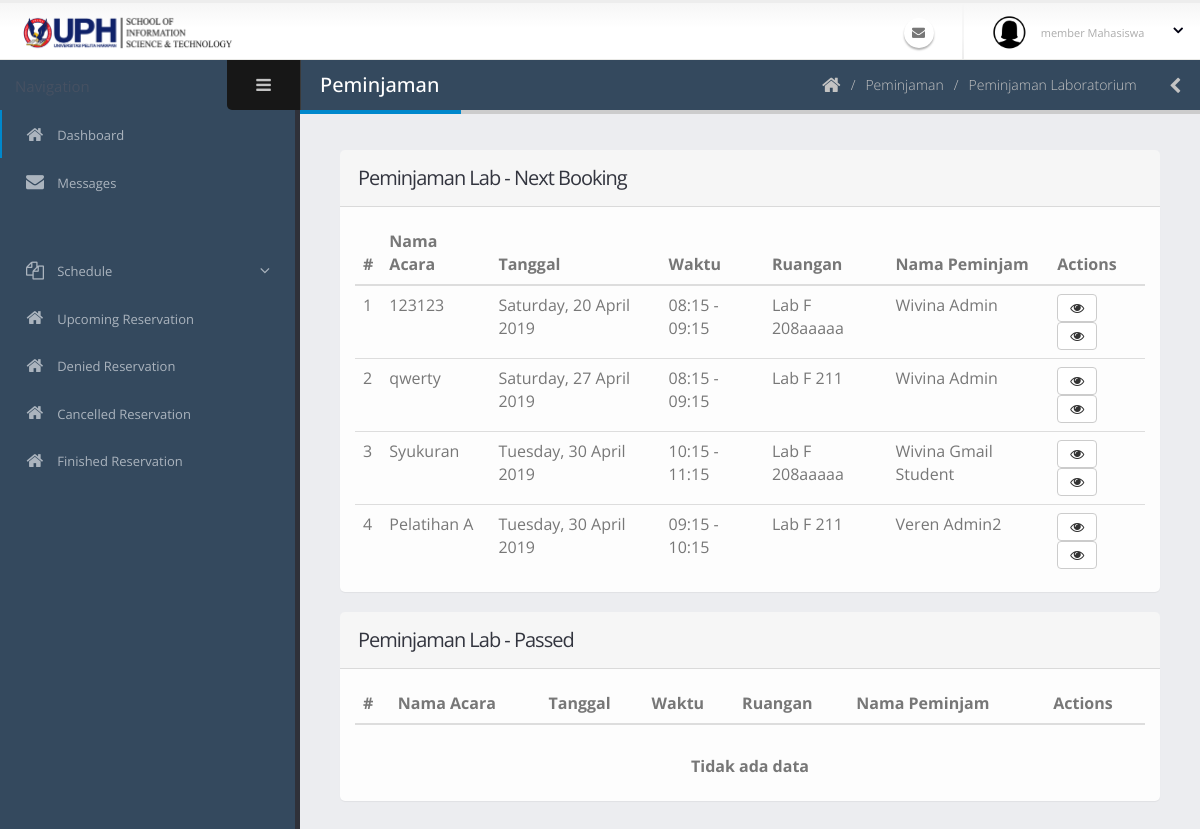
/admin/peminjamanAdminLab.php, run on an earlier commit of the app's database.
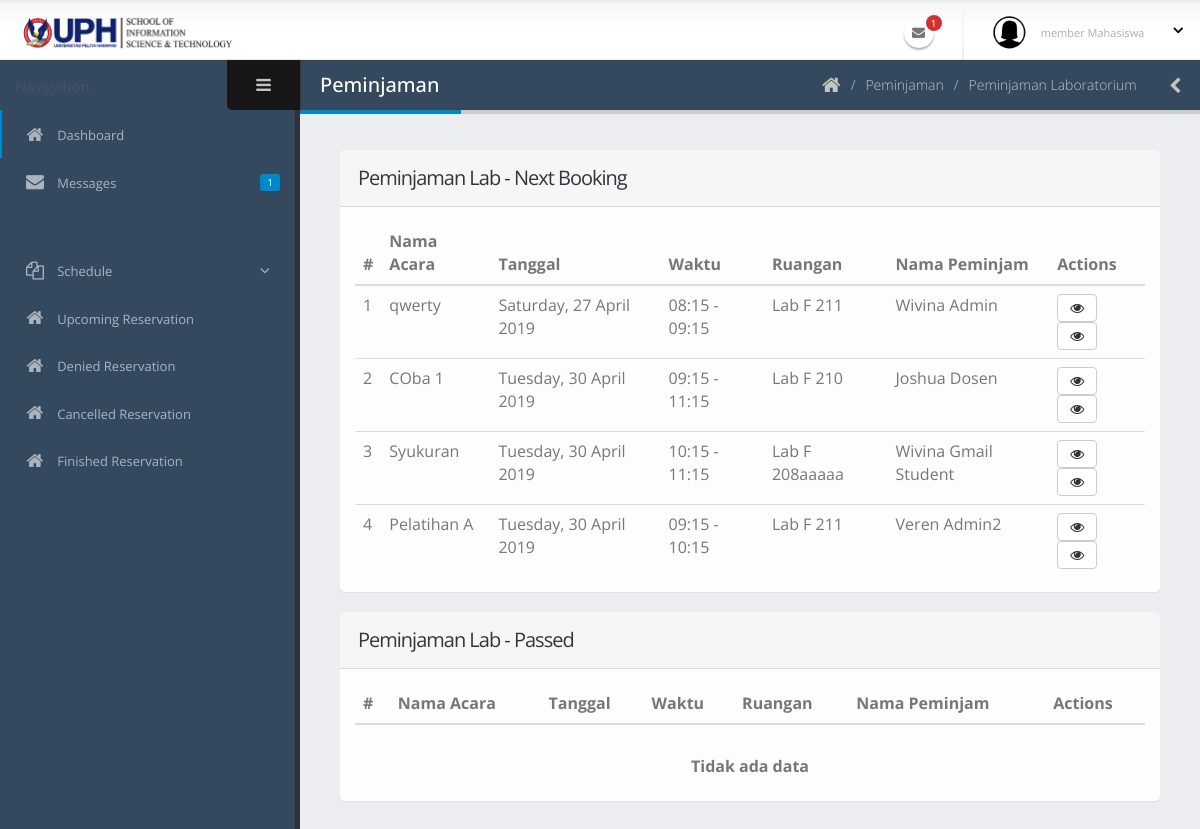
And on a later commit of the database.
### tables this page shows
CREATE TABLE `peminjaman` (
  `id_peminjaman` varchar(40) NOT NULL COMMENT 'PJ-0',
  `tanggal_peminjaman` date NOT NULL,
  `id_ruangan` varchar(40) NOT NULL,
  `waktu_mulai` time NOT NULL,
  `waktu_selesai` time NOT NULL,
  `id_pengguna` varchar(40) NOT NULL,
  `acara` varchar(70) NOT NULL,
  `jumlah_peserta` int(11) NOT NULL,
  `id_kategoriAcara` int(11) NOT NULL,
  `deskripsi_acara` text NOT NULL,
  `status_peminjaman` int(11) NOT NULL COMMENT '0:TUNGGU APPROVE, 1:APPROVED, 2:SEDANG DIPINJAM, 3:SELESAI, 4:TIDAK APPROVE 5:DIBATALKAN 6:TIMEOUT',
  `user_add` varchar(40) NOT NULL,
  `waktu_add` datetime NOT NULL,
  `user_edit` varchar(40) NOT NULL,
  `waktu_edit` datetime NOT NULL,
  `user_delete` varchar(40) NOT NULL,
  `waktu_delete` datetime NOT NULL,
  `status_delete` int(11) NOT NULL
);

CREATE TABLE `ruangan` (
  `id_ruangan` varchar(40) NOT NULL COMMENT 'R-0',
  `nama_ruangan` varchar(60) NOT NULL,
  `jenis_ruangan` int(11) NOT NULL COMMENT '1:LABORATORY, 2: MEETING ROOM',
  `gedung_lantai` varchar(20) NOT NULL,
  `kapasitas` int(11) NOT NULL,
  `deskripsi` text NOT NULL,
  `user_add` varchar(40) NOT NULL,
  `waktu_add` datetime NOT NULL,
  `user_edit` varchar(40) NOT NULL,
  `waktu_edit` datetime NOT NULL,
  `user_delete` varchar(40) NOT NULL,
  `waktu_delete` datetime NOT NULL,
  `status_delete` int(11) NOT NULL
);

CREATE TABLE `pengguna` (
  `id_pengguna` varchar(40) NOT NULL COMMENT 'USER-0',
  `email` varchar(50) NOT NULL,
  `kata_sandi` text NOT NULL,
  `nama_lengkap` varchar(60) NOT NULL,
  `jenis_kelamin` char(1) NOT NULL,
  `tanggal_lahir` date NOT NULL,
  `alamat` text NOT NULL,
  `no_hp` varchar(20) NOT NULL,
  `tanggal_masuk` date NOT NULL,
  `status_pengguna` int(11) NOT NULL COMMENT '1: SUPER ADMIN, 2: ADMIN, 3: MEMBER DOSEN, 4:MEMBER MAHASISWA',
  `status_daftar` int(11) NOT NULL COMMENT '0 =TIDAK AKTIF, 1=MENUNGGU APPROVE, 2=AKTIF',
  `user_add` varchar(40) NOT NULL,
  `waktu_add` datetime NOT NULL,
  `user_edit` varchar(40) NOT NULL,
  `waktu_edit` datetime NOT NULL,
  `user_delete` varchar(40) NOT NULL,
  `waktu_delete` datetime NOT NULL,
  `status_delete` int(11) NOT NULL
);

### session.php (called while the page is built, shortened)
<?php
$email = $_SESSION['email'];
$password =$_SESSION['password'];
$id = $_SESSION['id'];
?>

### admin/peminjamanAdminLab.php (the view, shortened to what the changed rows need)
<?php include('../session.php')?>
<?php include('../koneksi.php'); ?>
<?php include('req/head.php');?>
<?php include('req/header.php');?>
<?php include('req/leftbar.php');?>
	<section role="main" class="content-body">
		<header class="page-header">
			<h2>Peminjaman</h2>
		</header>
<section class="panel">
    <header class="panel-heading">
        <h2 class="panel-title">Peminjaman Lab - Next Booking</h2>
    </header>
    <div class="panel-body">
        <div class="table-responsive">
            <table class="table table-hover mb-none">
                <thead>
                    <tr>
                        <th>#</th>
                        <th>Nama Acara</th>
                        <th>Tanggal</th>
                        <th>Waktu</th>
                        <th>Ruangan</th>
                        <th>Nama Peminjam</th>
                        <th>Actions</th>
                    </tr>
                </thead>
                <tbody>
                <?php
                        $query = mysqli_query($koneksi, "SELECT * FROM peminjaman join ruangan join pengguna join kategori_acara on kategori_acara.id_kategoriAcara = peminjaman.id_kategoriAcara AND ruangan.id_ruangan = peminjaman.id_ruangan AND pengguna.id_pengguna = peminjaman.id_pengguna WHERE ruangan.jenis_ruangan='1' AND peminjaman.tanggal_peminjaman>=curdate() AND status_peminjaman='1' AND id_peminjaman not in (select id_peminjaman from peminjaman where tanggal_peminjaman=curdate() and waktu_selesai<= curtime())");
                        $no=0;
if(mysqli_num_rows($query)==0){
    ?>
    <td colspan="7" style="text-align:center"><br><b>Tidak ada data</b></td>
<?php
}else{
                        while($data=mysqli_fetch_array($query)){
                            $no++;
                            $time = $data['tanggal_peminjaman'];
                            $times = date("l, d F Y",strtotime($time));
                            $mulai = date("H:i",strtotime($data['waktu_mulai']));
                            $selesai = date("H:i",strtotime($data['waktu_selesai']));
                        ?>
                    <tr>
                        <td><?php echo $no ?></td>
                        <td><?php echo $data['acara'] ?></td>
                        <td><?php echo $times ?></td>
                        <td><?php echo $mulai . " - " . $selesai ?></td>
                        <td><?php echo $data['nama_ruangan'] ?></td>
                        <td><?php echo $data['nama_lengkap'] ?></td>
                        <td class=" actions-fade">
                        <a class="modal-with-form btn btn-default" data-toggle="tooltip" data-placement="top" title="Detail" href="#detailpinjamnya<?php echo $data['id_peminjaman'];?>"><i class="fa fa-eye"></i>
                        </a>
                            <a class="btn btn-default" data-toggle="tooltip" data-placement="top" title="PDF" href="cetakPeminjamanAkanDatang.php?idpinjam=<?php echo $data['id_peminjaman'] ?>" target="_blank" ><i class='fa fa-eye' ></i>
                            </a>
                        </td>
                    </tr>
                    <?php }} ?>
                </tbody>
            </table>
        </div>
    </div>
</section>
<section class="panel">
    <header class="panel-heading">
        <h2 class="panel-title">Peminjaman Lab - Passed</h2>
    </header>
    <div class="panel-body">
        <div class="table-responsive">
            <table class="table table-hover mb-none">
                <thead>
                    <tr>
                        <th>#</th>
                        <th>Nama Acara</th>
                        <th>Tanggal</th>
                        <th>Waktu</th>
                        <th>Ruangan</th>
                        <th>Nama Peminjam</th>
                        <th>Actions</th>
                    </tr>
                </thead>
            </table>
        </div>
    </div>
</section>
<?php include('req/endtitle.php');?>
<?php include('req/script.php');?>

### admin/req/header.php (shortened to what the changed rows need)
<section class="body">
	<header class="header">
		<div class="header-right">
			<ul class="notifications">
				<li>
					<a href="#" class="dropdown-toggle notification-icon" data-toggle="dropdown">
						<i class="fa fa-envelope"></i>
						<?php
						$ceknotifmail = mysqli_query($koneksi, "SELECT count(pesan_detail.id_pesanDetail) FROM pesan_detail WHERE pesan_detail.id_penggunaKe ='$id' AND status_pesan='0'");
						$datamail = mysqli_fetch_array($ceknotifmail);
						$jumlah = $datamail['count(pesan_detail.id_pesanDetail)'];
						if($jumlah!=0){
							?>
						<span class="badge"><?php echo
					$jumlah?></span>
						<?php } ?>
					</a>
				</li>
			</ul>
		</div>
	</header>

### admin/req/leftbar.php (shortened to what the changed rows need)
<div class="inner-wrapper">
	<aside id="sidebar-left" class="sidebar-left">
		<div class="nano">
			<div class="nano-content">
				<nav id="menu" class="nav-main" role="navigation">
					<?php
					$query = "SELECT * FROM pengguna WHERE status_delete ='0' AND email='$email' AND kata_sandi='$password'";
					$eksekusi = mysqli_query($koneksi, $query);
					$data = mysqli_fetch_array($eksekusi);
					if($data['status_pengguna']==1){
					?>
					<ul class="nav nav-main">
						<li class="nav-active">
							<a href="index.php">
								<i class="fa fa-home" aria-hidden="true"></i>
								<span>Dashboard</span>
							</a>
						</li>
                        <script type="text/javascript" src="//w.24timezones.com/l.js" async></script>
						<li>
						<a href="pesan.php">
							<?php
							$ceknotifmail = mysqli_query($koneksi, "SELECT count(pesan_detail.id_pesanDetail) FROM pesan_detail WHERE pesan_detail.id_penggunaKe ='$id' AND status_pesan='0'");
							$datamail = mysqli_fetch_array($ceknotifmail);
							$jumlah = $datamail['count(pesan_detail.id_pesanDetail)'];
							if($jumlah!=0){
?>
							<span class="pull-right label label-primary"><?php echo
							$jumlah?></span>
							<?php } ?>
							<i class="fa fa-envelope" aria-hidden="true"></i>
							<span>Messages</span>
						</a>
						</li>
						<li class="nav-parent">
							<a>
								<i class="fa fa-copy" aria-hidden="true"></i>
								<span>Master Data</span>
							</a>
							<ul class="nav nav-children">
								<li>
									<a href="pengguna.php">
										 Users
									</a>
								</li>
								<li>
									<a href="mahasiswa.php">
										 Students
									</a>
								</li>
								<li>
									<a href="">
										 Major &amp; Faculty
									</a>
								</li>
								<li>
									<a href="ruangan.php">
										 Rooms
									</a>
								</li>
								<li>
									<a href="barang.php">
										 Items
									</a>
								</li>
								<li>
									<a href="">
										 Event Category
									</a>
								</li>
							</ul>
						</li>
						<li>
							<a href="memberPending.php">
								<i class="fa fa-home" aria-hidden="true"></i>
								<span>New Member Pending</span>
								<?php
								$ceknotifmail = mysqli_query($koneksi, "SELECT count(pengguna.id_pengguna) FROM pengguna WHERE status_daftar= '1'");
								$datamail = mysqli_fetch_array($ceknotifmail);
								$jumlah = $datamail['count(pengguna.id_pengguna)'];
								if($jumlah!=0){
									?>
									   &nbsp;&nbsp;&nbsp;<span class="badge"><?php echo $jumlah?></span>
									<?php } ?>
							</a>
						</li>
						<hr class="separator" />
						<li class="nav-parent">
							<a>
								<i class="fa fa-copy" aria-hidden="true"></i>
								<span>Schedule</span>
							</a>
							<ul class="nav nav-children">
								<li>
									<a href="jadwalLab.php">
										 Laboratory
									</a>
								</li>
								<li>
									<a href="jadwalMeeting.php">
										 Meeting Room
									</a>
								</li>
							</ul>
						</li>
						<li class="nav-parent">
							<a>
								<i class="fa fa-copy" aria-hidden="true"> </i>
								<span>Pending Reservation </span>
								<?php
								$ceknotifmail = mysqli_query($koneksi, "SELECT count(peminjaman.id_peminjaman) FROM peminjaman WHERE peminjaman.status_peminjaman ='0' or peminjaman.status_peminjaman='5'");
								$datamail = mysqli_fetch_array($ceknotifmail);
								$jumlah = $datamail['count(peminjaman.id_peminjaman)'];
								if($jumlah!=0){
									?>
									   &nbsp;&nbsp;&nbsp;<span class="badge"><?php echo $jumlah?></span>
									<?php } ?>
							</a>
							<ul class="nav nav-children">
								<li>
									<a href="pendingLab.php">
										 Laboratory
										 <?php
								$ceknotifmail = mysqli_query($koneksi, "SELECT count(peminjaman.id_peminjaman) FROM peminjaman join ruangan on ruangan.id_ruangan = peminjaman.id_ruangan WHERE jenis_ruangan= '1' AND (peminjaman.status_peminjaman ='0' or peminjaman.status_peminjaman='5')");
								$datamail = mysqli_fetch_array($ceknotifmail);
								$jumlah = $datamail['count(peminjaman.id_peminjaman)'];
								if($jumlah!=0){
									?>
									   &nbsp;&nbsp;&nbsp;<span class="badge"><?php echo $jumlah?></span>
									<?php } ?>
									</a>
								</li>
								<li>
									<a href="pendingMeeting.php">
										 Meeting Room
										 <?php
								$ceknotifmail = mysqli_query($koneksi, "SELECT count(peminjaman.id_peminjaman) FROM peminjaman join ruangan on ruangan.id_ruangan = peminjaman.id_ruangan WHERE jenis_ruangan= '2' AND (peminjaman.status_peminjaman ='0' or peminjaman.status_peminjaman='5')");
								$datamail = mysqli_fetch_array($ceknotifmail);
								$jumlah = $datamail['count(peminjaman.id_peminjaman)'];
								if($jumlah!=0){
									?>
									   &nbsp;&nbsp;&nbsp;<span class="badge"><?php echo $jumlah?></span>
									<?php } ?>
									</a>
								</li>
							</ul>
						</li>
						<li class="nav-parent">
							<a>
								<i class="fa fa-copy" aria-hidden="true"></i>
								<span>Reservation</span>
							</a>
							<ul class="nav nav-children">
								<li>
									<a href="peminjamanAdminLab.php">
                                        Laboratory
									</a>
								</li>
								<li>
									<a href="peminjamanAdminMeeting.php">
										 Meeting Room
									</a>
								</li>
							</ul>
						</li>
						<li class="nav-parent">
							<a>
								<i class="fa fa-copy" aria-hidden="true"></i>
								<span>Finished Reservation</span>
							</a>
							<ul class="nav nav-children">
								<li>
									<a href="peminjamanAdminSelesaiLab.php">
                                        Laboratory
									</a>
								</li>
								<li>
									<a href="peminjamanAdminSelesaiMeet.php">
										 Meeting Room
									</a>
								</li>
							</ul>
						</li>
						<li>
							<a href="logPeminjaman.php">
								<i class="fa fa-home" aria-hidden="true"></i>
								<span>Reservation Log</span>
							</a>
						</li>
                        <hr class="separator">
                        <li>
							<a href="peminjamanMemberAkanDatang.php">
								<i class="fa fa-home" aria-hidden="true"></i>
								<span>Upcoming Reservation</span>
							</a>
						</li>
						<li>
							<a href="peminjamanMemberDitolak.php">
								<i class="fa fa-home" aria-hidden="true"></i>
								<span>Denied Reservation</span>
							</a>
						</li>
						<li>
							<a href="peminjamanMemberDibatalkan.php">
								<i class=" fa fa-times-circle-o" aria-hidden="true"></i>
								<span>Cancelled Reservation</span>
							</a>
						</li>
						<li>
							<a href="peminjamanMemberSelesai.php">
								<i class=" fa fa-check-circle-o" aria-hidden="true"></i>
								<span>Finished Reservation</span>
							</a>
						</li>
					</ul>
					<?php }else{  ?>
					<ul class="nav nav-main">
						<li>
						<a href="pesan.php">
							<?php
							$ceknotifmail = mysqli_query($koneksi, "SELECT count(pesan_detail.id_pesanDetail) FROM pesan_detail WHERE pesan_detail.id_penggunaKe ='$id' AND status_pesan='0'");
							$datamail = mysqli_fetch_array($ceknotifmail);
							$jumlah = $datamail['count(pesan_detail.id_pesanDetail)'];
							if($jumlah!=0){
?>
							<span class="pull-right label label-primary"><?php echo
							$jumlah?></span>
							<?php } ?>
							<i class="fa fa-envelope" aria-hidden="true"></i>
							<span>Messages</span>
						</a>
						</li>
					</ul>
					<?php } ?>
				</nav>
			</div>
		</div>
	</aside>

What changed in the data, as far as the page shows it:
no longer on this page (row edited): peminjaman: acara "123123", tanggal_peminjaman "Saturday, 20 April 2019", waktu_mulai "08:15", waktu_selesai "09:15", id_ruangan.nama_ruangan "Lab F 208aaaaa", id_pengguna.nama_lengkap "Wivina Admin"
added peminjaman: acara "COba 1", tanggal_peminjaman "Tuesday, 30 April 2019", waktu_mulai "09:15", waktu_selesai "11:15", id_ruangan.nama_ruangan "Lab F 210", id_pengguna.nama_lengkap "Joshua Dosen"
Also different on the page:
$jumlah: (not shown) → "1"
